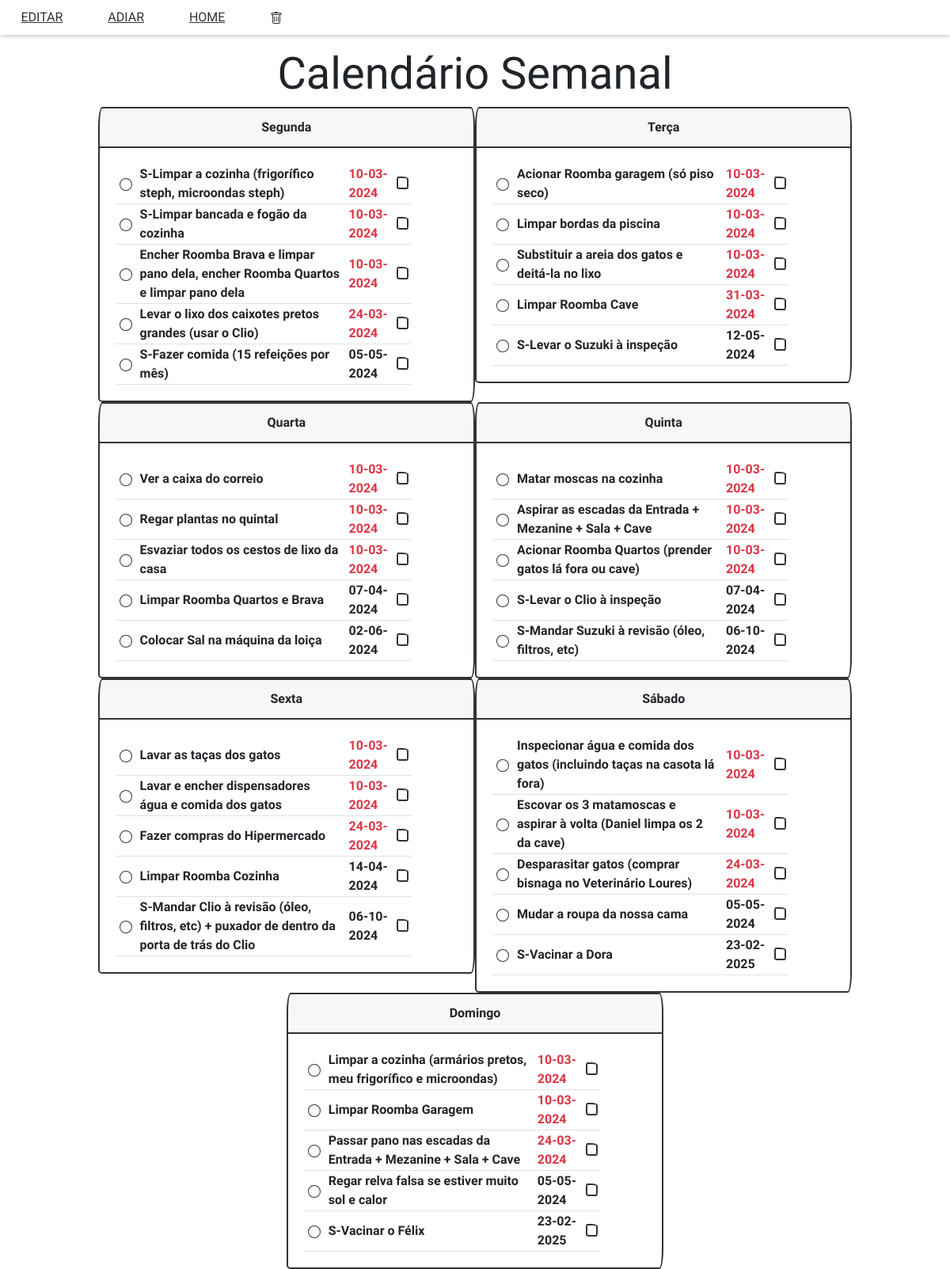
/calendario, run on the app's committed database.
### python/BDcriar.py (models this page shows)
    class Tarefa(db.Model):
        __tablename__ = "tarefas"
        id = db.Column(db.Integer, primary_key=True)
        descricao = db.Column(db.String(200))
        feita = db.Column(db.Boolean)
        data_primeira_vez = db.Column(db.DateTime)
        data_criacao = db.Column(db.DateTime, default=datetime.utcnow)
        data_alteracao = db.Column(db.DateTime, onupdate=datetime.utcnow)
        intervalo_repeticao_mode = db.Column(db.String(50))
        intervalo_repeticao_value = db.Column(db.String(50))
        proximo_domingo = db.Column(db.Boolean)
        data_proxima = db.Column(db.DateTime)
        data_proxima_seguinte = db.Column(db.DateTime)
        classe = db.Column(db.String(50))
        notas = db.Column(db.String(200))
        ordem = db.Column(db.Integer)
        owner = db.Column(db.String(50))

### app.py (the view)
@app.route('/calendario', methods=['GET'])
def calendario():
    total_tarefas = 35
    hoje = datetime.utcnow().date()
    tarefas_query = Tarefa.query.filter(or_(Tarefa.owner == 'steph', Tarefa.owner == 'ambos'),Tarefa.classe == 0).order_by(Tarefa.data_proxima.asc()).limit(total_tarefas).all()
    dias_da_semana = ['Segunda', 'Terça', 'Quarta', 'Quinta', 'Sexta', 'Sábado', 'Domingo']
    calendario_semanal = {dia: [] for dia in dias_da_semana}
    for i, tarefa in enumerate(tarefas_query):
        dia_index = i % 7  # Isso garante a distribuição uniforme
        dia_nome = dias_da_semana[dia_index]
        calendario_semanal[dia_nome].append(tarefa)
    return render_template('calendario.html', calendario_semanal=calendario_semanal, datetime=datetime)

### templates/calendario.html (shortened to what this page needs)
<!DOCTYPE html>
<html lang="en">
  <head>
    <link
      rel="stylesheet"
      href="{{ url_for('static', filename='css/styles.css') }}" />
    <link
      rel="stylesheet"
      href="https://cdn.jsdelivr.net/npm/bootswatch@4.5.2/dist/sketchy/bootstrap.min.css"
 />
  </head>
  <body class="content">
    <main>
      <span class="menu">
        <a href="#" id="edit-button-calendario" class="menuLink roboto-regular"
          >EDITAR</a
        >
        <a href="#" id="adiar-calendario" class="menuLink roboto-regular"
          >ADIAR</a
        >
        <a href="/" class="menuLink roboto-regular">HOME</a>
        <a
          href="#"
          id="delete-button-calendario"
          class="menuLink roboto-regular">
        </a>
      </span>
      {% include 'diasSemana.html' %}
    </main>
  </body>
</html>

### templates/diasSemana.html (shortened to what this page needs)
<h2 class="text-center display-4">Calendário Semanal</h2>
<div class="text-center">
  <div class="row justify-content-center">
    {% for dia_nome, tarefas in calendario_semanal.items() %}
    <div class="coluna">
      <div class="card">
        <div class="card-header text-center">{{ dia_nome }}</div>
        <div class="card-body">
          <table class="tabela">
            <tbody>
              {% for tarefa in tarefas %}
              <tr>
                <td class="text-center">
                  <a href="/tarefa-feita/{{ tarefa.id }}">
                    <svg
                      xmlns="http://www.w3.org/2000/svg"
                      width="16"
                      height="16"
                      fill="currentColor"
                      class="bi bi-circle"
                      viewBox="0 0 16 16">
                      <path
                        d="M8 15A7 7 0 1 1 8 1a7 7 0 0 1 0 14zm0 1A8 8 0 1 0 8 0a8 8 0 0 0 0 16z" />
                    </svg>
                  </a>
                </td>
                <td class="width-desc-c">
                  {{ "S-" ~ tarefa.descricao if tarefa.owner == 'steph' else
                  tarefa.descricao }}
                </td>
                <td
                  class="width-data-c {{ 'text-danger' if tarefa.data_proxima and tarefa.data_proxima.date() <= datetime.utcnow().date() else tarefa.data_proxima }}">
                  {{ tarefa.data_proxima.strftime('%d-%m-%Y') if
                  tarefa.data_proxima else '' }}
                </td>
                <td class="width-check-g">
                </td>
              </tr>
              {% endfor %}
            </tbody>
          </table>
        </div>
      </div>
    </div>
    {% endfor %}
  </div>
</div>

### static/css/styles.css (style rules this page uses)
html, body, main { margin: 0cm; padding: 0cm; border: 0cm; }
.menu { position: fixed; top: 0; left: 0; width: 100%; background-color: #fff; z-index: 1000; box-shadow: 0 2px 5px rgba(0,0,0,0.2); padding: 10px 0; }
.card-header, .card-body { width: 12.5cm; padding: 0px; border: none; margin: 0; }
.coluna { margin:0cm; padding: 0cm; border: 0cm; }
.tabela td { padding: 1px 5px; text-align: left; }
.tabela th, .tabela td { border-bottom: 1px solid #dee2e6; }
.width-check-g { min-width: 1vw; max-width: 1vw; }
.width-data-c { min-width: 6vw; max-width: 6vw; }
.width-desc-c { min-width: 22vw; max-width: 22vw; }
body { padding-top: 60px; }
.menuLink { margin: 0.7cm; }
.roboto-regular { font-family: "Roboto", sans-serif; font-weight: 400; font-style: normal; }

### data on the page
Tarefa: owner+descricao "S-Limpar a cozinha (frigorífico steph, microondas steph)", data_proxima "10-03-2024"
Tarefa: owner+descricao "S-Limpar bancada e fogão da cozinha", data_proxima "10-03-2024"
Tarefa: owner+descricao "Encher Roomba Brava e limpar pano dela, encher Roomba Quartos e limpar pano dela", data_proxima "10-03-2024"
Tarefa: owner+descricao "Levar o lixo dos caixotes pretos grandes (usar o Clio)", data_proxima "24-03-2024"
Tarefa: owner+descricao "S-Fazer comida (15 refeições por mês)", data_proxima "05-05-2024"
Tarefa: owner+descricao "Acionar Roomba garagem (só piso seco)", data_proxima "10-03-2024"
Tarefa: owner+descricao "Limpar bordas da piscina", data_proxima "10-03-2024"
Tarefa: owner+descricao "Substituir a areia dos gatos e deitá-la no lixo", data_proxima "10-03-2024"
Tarefa: owner+descricao "Limpar Roomba Cave", data_proxima "31-03-2024"
Tarefa: owner+descricao "S-Levar o Suzuki à inspeção", data_proxima "12-05-2024"
Tarefa: owner+descricao "Ver a caixa do correio", data_proxima "10-03-2024"
Tarefa: owner+descricao "Regar plantas no quintal", data_proxima "10-03-2024"
Tarefa: owner+descricao "Esvaziar todos os cestos de lixo da casa", data_proxima "10-03-2024"
Tarefa: owner+descricao "Limpar Roomba Quartos e Brava", data_proxima "07-04-2024"
Tarefa: owner+descricao "Colocar Sal na máquina da loiça", data_proxima "02-06-2024"
Tarefa: owner+descricao "Matar moscas na cozinha", data_proxima "10-03-2024"
Tarefa: owner+descricao "Aspirar as escadas da Entrada + Mezanine + Sala + Cave", data_proxima "10-03-2024"
Tarefa: owner+descricao "Acionar Roomba Quartos (prender gatos lá fora ou cave)", data_proxima "10-03-2024"
Tarefa: owner+descricao "S-Levar o Clio à inspeção", data_proxima "07-04-2024"
Tarefa: owner+descricao "S-Mandar Suzuki à revisão (óleo, filtros, etc)", data_proxima "06-10-2024"
Tarefa: owner+descricao "Lavar as taças dos gatos", data_proxima "10-03-2024"
Tarefa: owner+descricao "Lavar e encher dispensadores água e comida dos gatos", data_proxima "10-03-2024"
Tarefa: owner+descricao "Fazer compras do Hipermercado", data_proxima "24-03-2024"
Tarefa: owner+descricao "Limpar Roomba Cozinha", data_proxima "14-04-2024"
Tarefa: owner+descricao "S-Mandar Clio à revisão (óleo, filtros, etc) + puxador de dentro da porta de trás do Clio", data_proxima "06-10-2024"
Tarefa: owner+descricao "Inspecionar água e comida dos gatos (incluindo taças na casota lá fora)", data_proxima "10-03-2024"
Tarefa: owner+descricao "Escovar os 3 matamoscas e aspirar à volta (Daniel limpa os 2 da cave)", data_proxima "10-03-2024"
Tarefa: owner+descricao "Desparasitar gatos (comprar bisnaga no Veterinário Loures)", data_proxima "24-03-2024"
Tarefa: owner+descricao "Mudar a roupa da nossa cama", data_proxima "05-05-2024"
Tarefa: owner+descricao "S-Vacinar a Dora", data_proxima "23-02-2025"
Tarefa: owner+descricao "Limpar a cozinha (armários pretos, meu frigorífico e microondas)", data_proxima "10-03-2024"
Tarefa: owner+descricao "Limpar Roomba Garagem", data_proxima "10-03-2024"
Tarefa: owner+descricao "Passar pano nas escadas da Entrada + Mezanine + Sala + Cave", data_proxima "24-03-2024"
Tarefa: owner+descricao "Regar relva falsa se estiver muito sol e calor", data_proxima "05-05-2024"
Tarefa: owner+descricao "S-Vacinar o Félix", data_proxima "23-02-2025"

### other printed values
{{ dia_nome }} "Segunda" "Terça" "Quarta" "Quinta" "Sexta" "Sábado" "Domingo"
